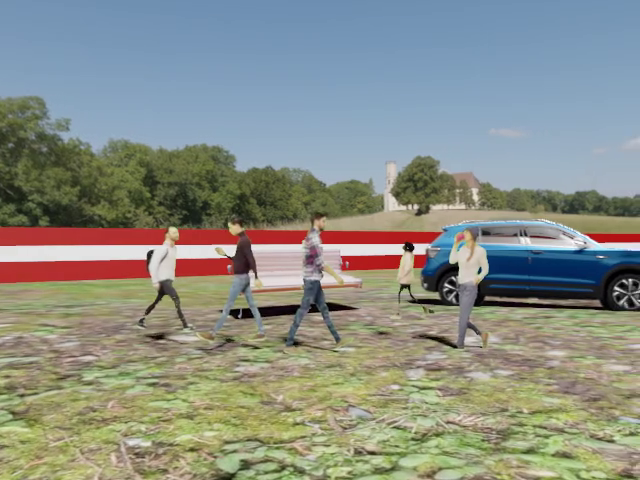
#> input picture frame 24 of Chessboard/Stereo L anim.mp4, 640 x 480 px, given in place of LA Walk Park.mp4, which was not available
$ python 'opencv v2.py'
#> lines starting #> are read from the running program, lines starting #| are printed output that depends on the picture; after the words box and inside, x2 and y2 are one past the last pixel; in counts of white or black regions, pixels touching at a corner belong together; pictures that were not available may be replaced by others from this repository, and a replacement may not be noted
import cv2
import numpy as np
import math

def find_line_angle(pt1, pt2):

    '''Find angle of a line with respect to horizontal
    given two points the line passes through'''

    x1, y1 = pt1
    x2, y2 = pt2
    x = abs(x1 - x2)
    y = y1 - y2
    if x == 0:
        x = 0.1
    angle = math.degrees(math.atan(y/x))
    angle = round(angle, 3)
    return angle

def display_view_angle(intersection_point):

    '''Show the camera's vertical and horizontal
    direction of viewing with respect to intersection
    point(vanishing point) of perspective lines'''

    if intersection_point == None:
        return

    x_direction = None
    y_direction = None
    x, y = intersection_point

    if x <= (img_width * 0.3):
        x_direction = '> Right'
    elif x >= (img_width * 0.7):
        x_direction = '< Left'
    else:
        x_direction = '^ Centre'

    if y <= (img_height * 0.3):
        y_direction = 'Up'
    elif y >= (img_height * 0.7):
        y_direction = 'Down'
    else:
        y_direction = 'Level'

    result_text = x_direction + ',' + y_direction
    cv2.putText(frame, result_text, (int(img_width * 0.1), int(img_height * 0.9)), cv2.FONT_HERSHEY_SIMPLEX, 1, (0, 100, 255), 2, cv2.LINE_AA)
    return

class intersection:
    prev_intersection = None
    validation_weight = 5

    def find_intersection(pt1, pt2, pt3, pt4):

        '''Calculate the intersection point of two lines
        given two points from each of the two line'''

        x1, y1 = pt1
        x2, y2 = pt2
        x3, y3 = pt3
        x4, y4 = pt4

        a = ((x1 - x3) * (y2 - y3)) - ((x2 - x3) * (y1 - y3))
        b = ((x1 - x4) * (y2 - y4)) - ((x2 - x4) * (y1 - y4))

        try:
            x = int(x3 + ((a/(a-b)) * (x4 - x3)))
            y = int(y3 + ((a/(a-b)) * (y4 - y3)))

            if x < 0:
                x = 0
            elif x > img_width:
                x = img_width
            if y < 0:
                y = 0
            elif y > img_height:
                y = img_height

            #print(x,y)
        except ZeroDivisionError:
            return
        return (x, y)

    def validate_point(intersect_point , pixel_gap):

        '''Function to check the consistency of intersection points
        with respect to the previous point coordinates and updates
        the intersection point only when it passes a certain vote count'''

        # for first frame
        if intersection.prev_intersection == None or intersect_point == None:
            intersection.prev_intersection = intersect_point
            return intersect_point

        # for adjusting weight with respect to pixel gap
        if (abs(intersect_point[0] - intersection.prev_intersection[0]) > pixel_gap) or (abs(intersect_point[1] - intersection.prev_intersection[1]) > pixel_gap):
            intersection.validation_weight = intersection.validation_weight - 5
        else:
            intersection.validation_weight = intersection.validation_weight + 1

        # for limiting weight
        if intersection.validation_weight > 10:
            intersection.validation_weight = 10

        # if weight < 0, reset weight and use the previous point as current point
        if intersection.validation_weight <= 0:
            intersection.validation_weight = 5
            return intersection.prev_intersection

        # if everything is good, return the original point
        intersection.prev_intersection = intersect_point
        return intersect_point

capture = cv2.VideoCapture('Test videos/LA Walk Park.mp4')

img_width = int(capture.get(cv2.CAP_PROP_FRAME_WIDTH))
img_height = int(capture.get(cv2.CAP_PROP_FRAME_HEIGHT))

while capture.isOpened():
    _, frame = capture.read()
#> frame is the input picture: shape (480, 640, 3); mean B, G, R 134.1, 142.8, 138

    cv2.imshow('Frame', frame)

    gray = cv2.cvtColor(frame, cv2.COLOR_BGR2GRAY)
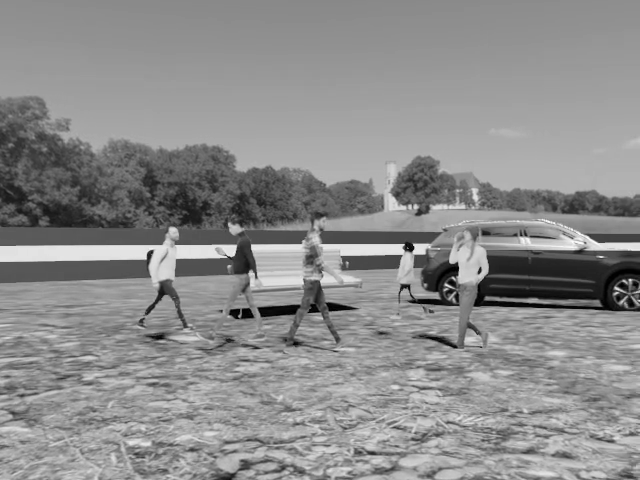
#> gray: shape (480, 640); min 0, max 254, mean 140.3
    median = cv2.medianBlur(gray, 7)
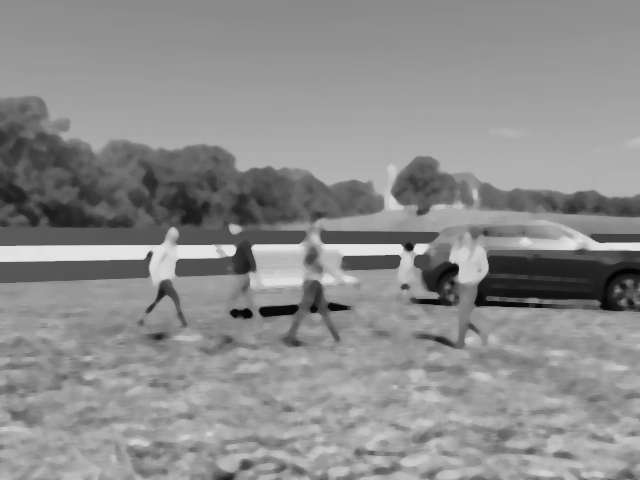
#> median: shape (480, 640); min 2, max 229, mean 140.7
    dst = cv2.Canny(median, 50, 200, None, 3)
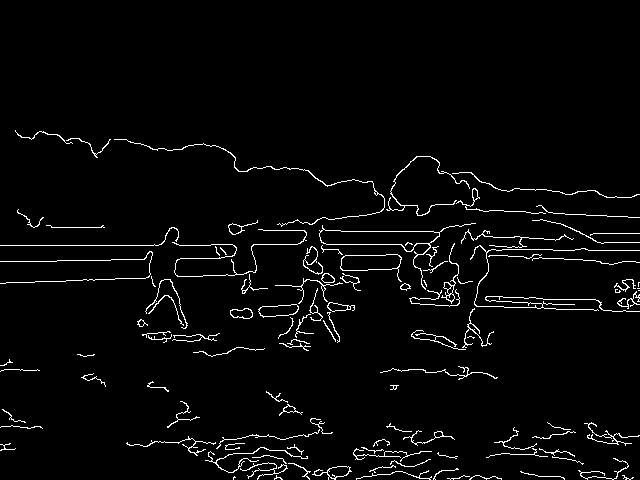
#> dst: shape (480, 640); 3.2% white in thin lines or dots, all inside (x1, y1, x2, y2) = (0, 130, 640, 480)
    #  Standard Hough Line Transform
    lines = cv2.HoughLines(dst, 1, np.pi/180, 150, None, 0, 0)
#> lines = [[261, 1.55], [245, 1.57], [282, 1.54], [289, 1.61]]
    perspective_lines = []

    if lines is not None:
        for i in range(0, min(2, len(lines))):
            rho = lines[i][0][0]
            theta = lines[i][0][1]
            a = math.cos(theta)
            b = math.sin(theta)
            x0 = a * rho
            y0 = b * rho
            pt1 = (int(x0 + 1000*(-b)), int(y0 + 1000*(a)))
            pt2 = (int(x0 - 1000*(-b)), int(y0 - 1000*(a)))
            line_angle = find_line_angle(pt1, pt2)

            # filter lines
            if (abs(line_angle) < 60):
                print(line_angle)
                perspective_lines.append([pt1, pt2])
#> this loop made 2 passes
#> (rho, theta, a, b, x0, y0, x1 in find_line_angle, y1 in find_line_angle) on passes 1 to 2: (261, 1.55, 0.0175, 1, 4.56, 261, -995, 278), (245, 1.57, -4.37e-08, 1, -1.07e-05, 245, -1000, 244)
#| 1.003
#| -0.029
#> after the loop, perspective_lines = [[(-995, 278), (1004, 243)], [(-1000, 244), (999, 245)]]


    if perspective_lines is not None:
        for i in range(len(perspective_lines)):
            cv2.line(frame, pt1, pt2, (0,0,255), 1, cv2.LINE_AA) # Draw the lines
            try:
                intersect_point = intersection.find_intersection(perspective_lines[i][0], perspective_lines[i][1], perspective_lines[i-1][0], perspective_lines[i-1][1])
                validated_point = intersection.validate_point(intersect_point, 50)
                cv2.circle(frame, validated_point, 4, (0, 255, 0), -1)
                display_view_angle(validated_point)
            except IndexError:
                print('Error')
#> this loop made 2 passes
#> (x1 in find_intersection, y1 in find_intersection, x2 in find_intersection, y2 in find_intersection, x3 in find_intersection, y3 in find_intersection, x4 in find_intersection, y4 in find_intersection) on passes 1 to 2: (-995, 278, 1004, 243, -1000, 244, 999, 245), (-1000, 244, 999, 245, -995, 278, 1004, 243)
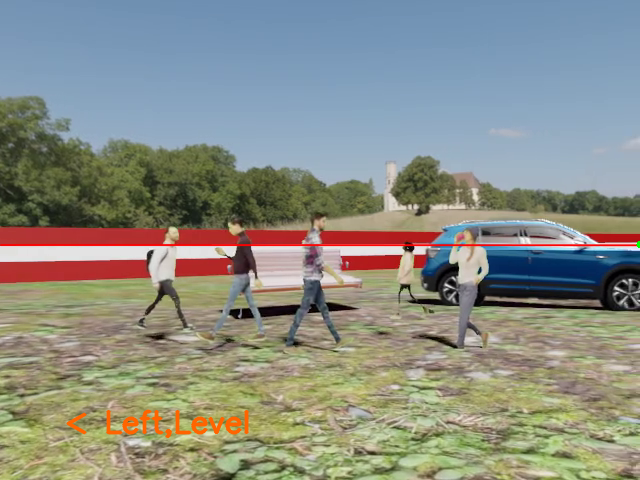
#> frame: shape (480, 640, 3); 1.24% of pixels changed, all inside (x1, y1, x2, y2) = (0, 241, 640, 439)

    cv2.imshow("Lines", frame)
    if cv2.waitKey(10) & 0xFF == ord('q'): #press q to quit
#> (key q is pressed here)
        break

capture.release()
cv2.destroyAllWindows()

$ run again, starting later in the video
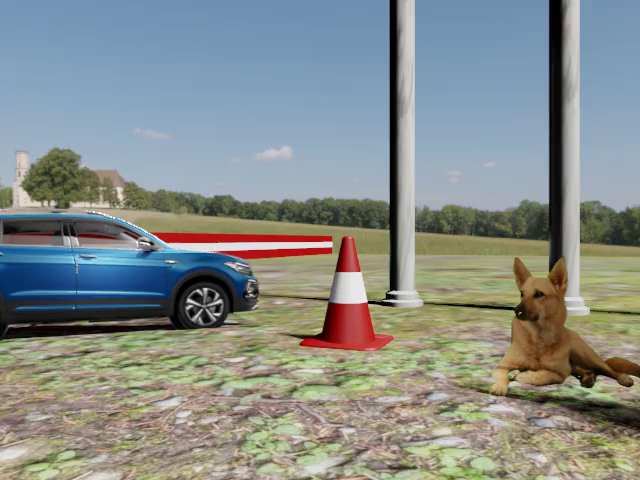
#> input picture frame 108 of Chessboard/Stereo L anim.mp4, 640 x 480 px, given in place of LA Walk Park.mp4, which was not available
#> frame is the input picture: shape (480, 640, 3); mean B, G, R 138.2, 141.1, 134.6
#> `median = cv2.medianBlur(gray, 7)`:
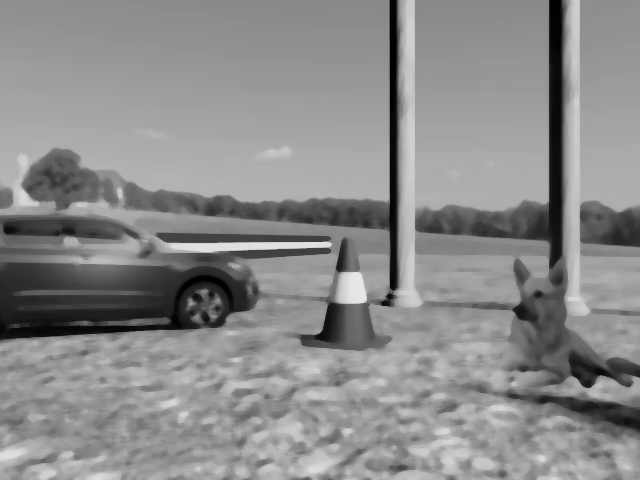
#> median: shape (480, 640); min 0, max 231, mean 139
#> `dst = cv2.Canny(median, 50, 200, None, 3)`:
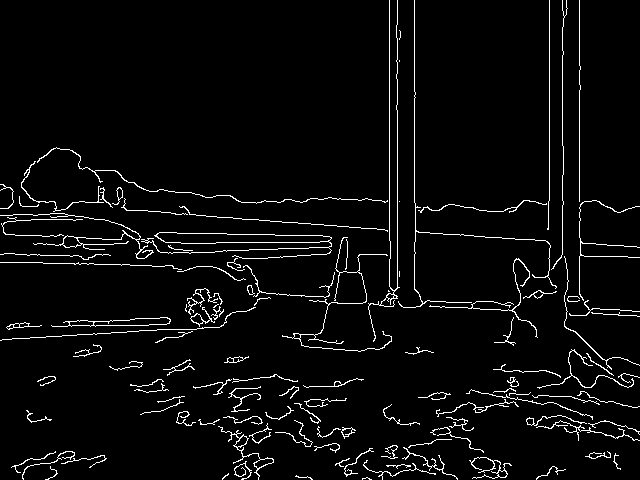
#> dst: shape (480, 640); 4.1% white in thin lines or dots
#> lines = [[389, 0], [397, 0], [579, 0], [414, 0], [549, 0], [562, 0], [202, 1.64], [262, 1.59], [258, 1.54]]
#> the loop `for i in range(0, min(2, len(lines))):` made 2 passes
#> (rho, theta, a, b, x0, y0, x1 in find_line_angle, y1 in find_line_angle) on passes 1 to 2: (389, 0, 1, 0, 389, 0, 389, 1000), (397, 0, 1, 0, 397, 0, 397, 1000)
#> after the loop `for i in range(0, min(2, len(lines))):`: perspective_lines = []
